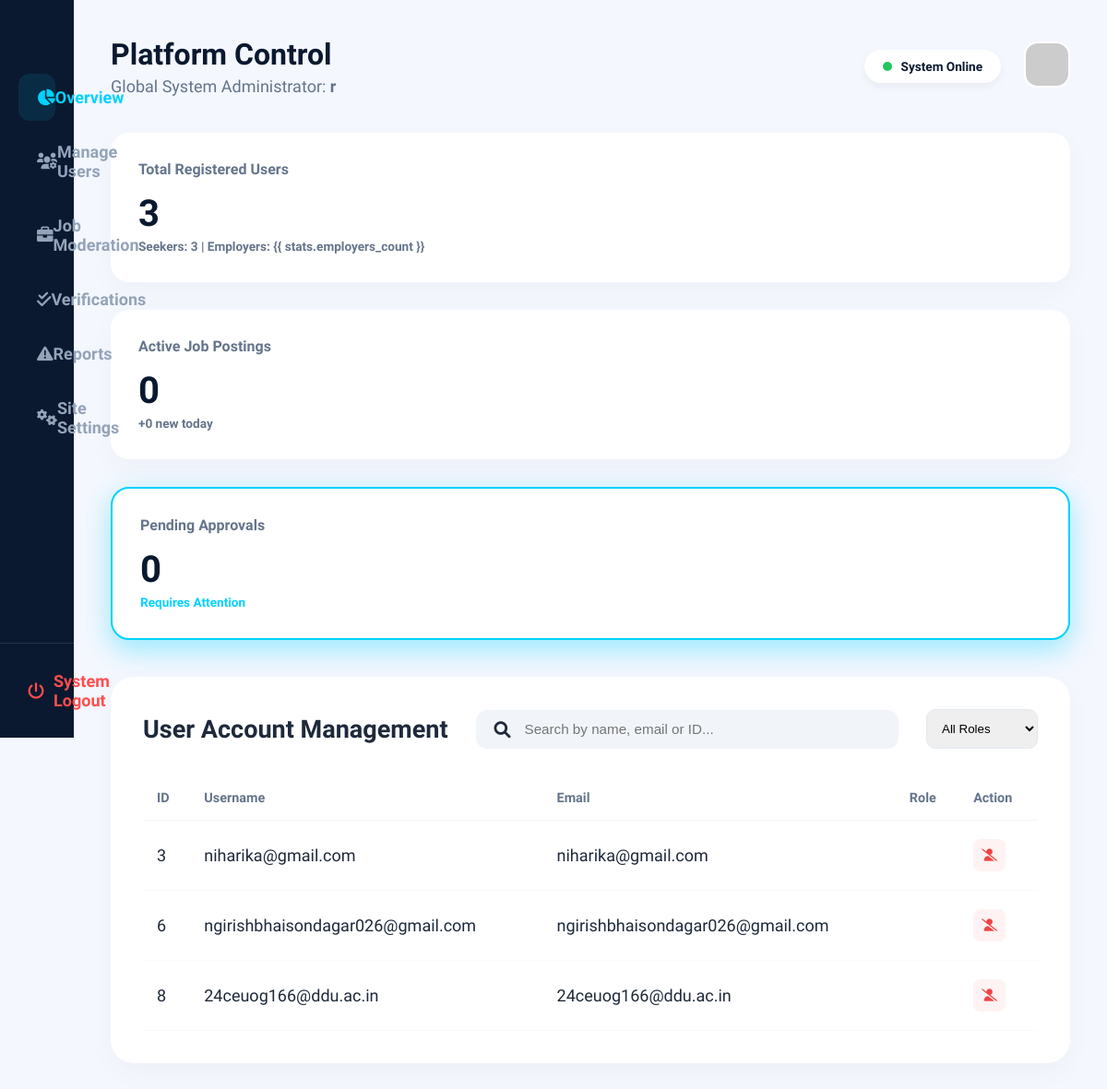
The page /admin_dashboard/ (signed in) on the database as committed earlier.
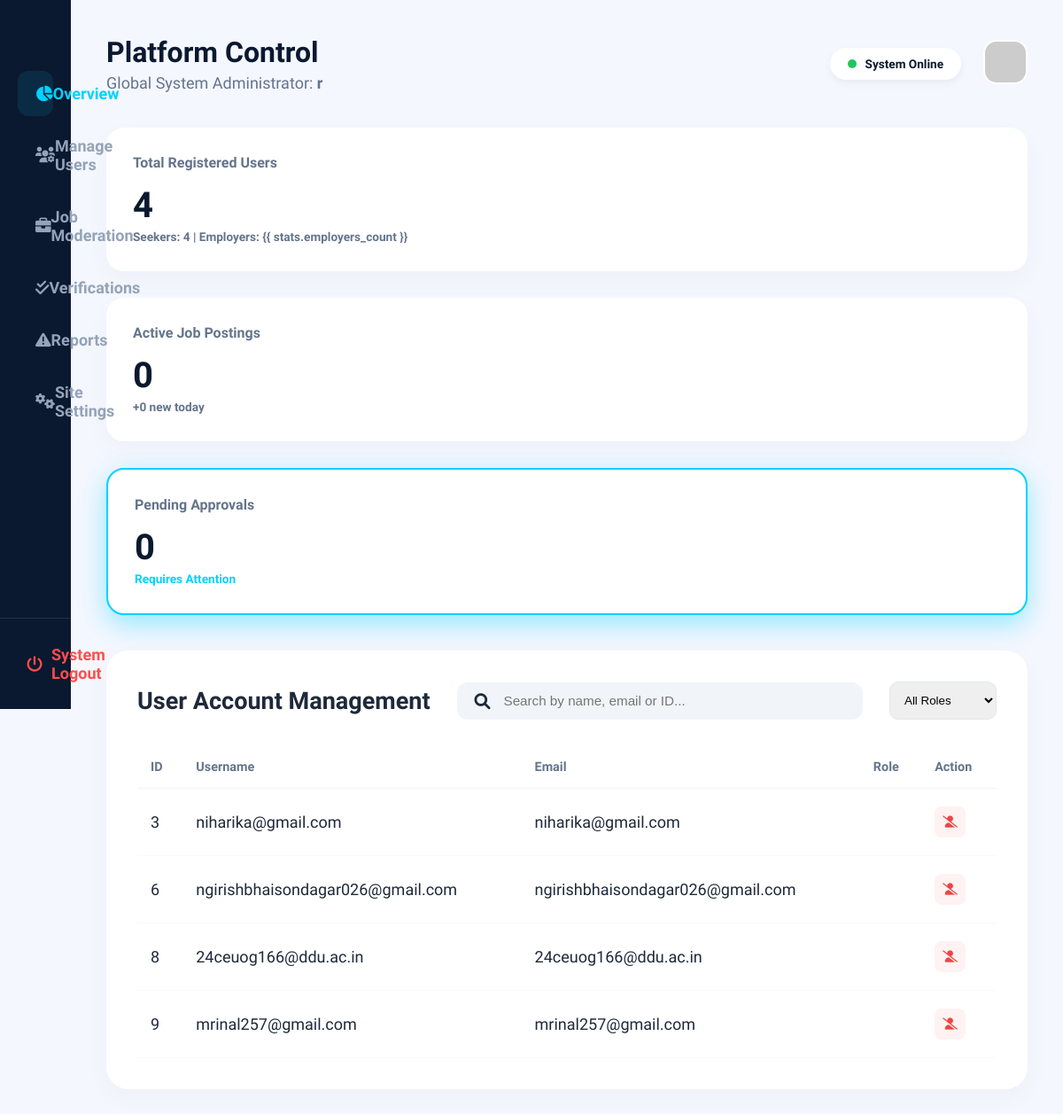
The same page on the database as committed later.
### accounts/models.py (models this page shows, shortened)
class seekerdb(models.Model):
    WORK_TYPES = (
        ('Remote', 'Remote'),
        ('On-site', 'On-site'),
        ('Hybrid', 'Hybrid'),
    )
    user = models.OneToOneField(User, on_delete=models.CASCADE, related_name='seeker_profile')
    full_name = models.CharField(max_length=255)
    experience_years = models.IntegerField(default=0)
    work_type = models.CharField(max_length=20, choices=WORK_TYPES, default='Remote')
    skills = models.TextField(help_text="Enter skills separated by commas")
    resume = models.FileField(
        upload_to='resumes/',
        validators=[FileExtensionValidator(['pdf', 'doc', 'docx'])],
        null=True, blank=True
    )
    resume_updated_at = models.DateTimeField(auto_now=True)
    profile_views = models.IntegerField(default=0)

class User(AbstractUser):
    is_seeker = models.BooleanField(default=False)
    is_employer = models.BooleanField(default=False)
    profile_picture = models.ImageField(upload_to='profiles/', null=True, blank=True)

### accounts/views.py (the view)
# urls.py: path('admin_dashboard/', views.admin_dashboard, name='admin_dashboard'),
@user_passes_test(lambda u: u.is_superuser)
@login_required
def admin_dashboard(request):
    profiles = seekerdb.objects.all()
    stats = {
        "total_users": profiles.count(),
        "seekers_count": seekerdb.objects.count(),
        "employers_count": employerdb.objects.count(),
        "active_jobs": 0,
        "jobs_today": 0,
        "pending_verifications": 0
    }
    return render(request, "admin_dashboard.html", {
        "profiles": profiles,
        "stats": stats
    })

### templates/admin_dashboard.html (shortened to what this page needs)
{% extends 'base.html' %} {% load static %} {% block navbar %}{% endblock %}
{%block footer %}{% endblock %} {% block extra_css %}
<link rel="stylesheet" href="{% static 'css/admin_dashboard.css' %}" />
{% endblock %} {% block content %}
<div class="admin-wrapper">
  <aside class="sidebar">
    <div class="sidebar-brand">
    </div>
    <ul class="sidebar-nav">
      <li>
        <a href="{% url 'admin_dashboard' %}" class="active"
          ><i class="fas fa-chart-pie"></i> Overview</a
        >
      </li>
      <li>
        <a href="#"><i class="fas fa-users-cog"></i> Manage Users</a>
      </li>
      <li>
        <a href="#"><i class="fas fa-briefcase"></i> Job Moderation</a>
      </li>
      <li>
        <a href="#"><i class="fas fa-check-double"></i> Verifications</a>
      </li>
      <li>
        <a href="#"><i class="fas fa-exclamation-triangle"></i> Reports</a>
      </li>
      <li>
        <a href="#"><i class="fas fa-cogs"></i> Site Settings</a>
      </li>
    </ul>
    <div class="sidebar-footer">
      <a href="{% url 'logout' %}" class="logout-link"
        ><i class="fas fa-power-off"></i> System Logout</a
      >
    </div>
  </aside>
  <main class="main-content">
    <header class="top-header">
      <div class="user-greeting">
        <h1>Platform Control</h1>
        <p>Global System Administrator: <strong>{{ user.username }}</strong></p>
      </div>
      <div class="header-right">
        <div class="status-indicator">
          <span class="pulse-green"></span> System Online
        </div>
        <div class="user-avatar">
          <img
            src="https://ui-avatars.com/api/?name=Admin&background=00d2ff&color=0a192f"
            alt="Admin"
          />
        </div>
      </div>
    </header>
    <section class="stats-container">
      <div class="stat-card">
        <h3>Total Registered Users</h3>
        <p class="number">{{ stats.total_users|default:"0" }}</p>
        <span class="label"
          >Seekers: {{ stats.seekers_count }} | Employers: {{
          stats.employers_count }}</span
        >
      </div>
      <div class="stat-card">
        <h3>Active Job Postings</h3>
        <p class="number">{{ stats.active_jobs }}</p>
        <span class="label">+{{ stats.jobs_today }} new today</span>
      </div>
      <div class="stat-card glow-card">
        <h3>Pending Approvals</h3>
        <p class="number">{{ stats.pending_verifications }}</p>
        <span class="label text-cyan">Requires Attention</span>
      </div>
    </section>
    <section class="table-container">
      <div class="table-header">
        <h2>User Account Management</h2>
        <form method="GET" action="" class="search-box">
          <i class="fas fa-search"></i>
          <input
            type="text"
            name="search"
            placeholder="Search by name, email or ID..."
            value="{{ request.GET.search }}"
          />
        </form>
        <div class="filter-group">
          <select class="role-filter" onchange="location = this.value">
            <option value="?role=all">All Roles</option>
          </select>
        </div>
      </div>
      <div class="responsive-table">
  <table class="admin-table">
    <thead>
      <tr>
        <th>ID</th>
        <th>Username</th>
        <th>Email</th>
        <th>Role</th>
        <th>Action</th>
      </tr>
    </thead>
    <tbody>
      {% for p in profiles %}
      <tr>
        <td>{{ p.user.id }}</td>
        <td>{{ p.user.username }}</td>
        <td>{{ p.user.email }}</td>
        <td>{{ p.role }}</td>
        <td>
          <form method="POST" action="{% url 'suspend_user' p.user.id %}">
            <button type="submit" class="btn-action suspend">
              <i class="fas fa-user-slash"></i>
            </button>
          </form>
        </td>
      </tr>
      {% empty %}
      <tr>
        <td colspan="5" style="text-align:center">
          No users found matching criteria
        </td>
      </tr>
      {% endfor %}
    </tbody>
  </table>
</div>
    </section>
  </main>
</div>
{% endblock %}

Rows that differ between the two databases and show on the page:
added seekerdb: user.id "9", user.username "mrinal257@gmail.com", user.email "mrinal257@gmail.com"
Other text that changed with them:
{{ stats.total_users|default:"0" }}: "3" → "4"
{{ stats.seekers_count }}: "3" → "4"
